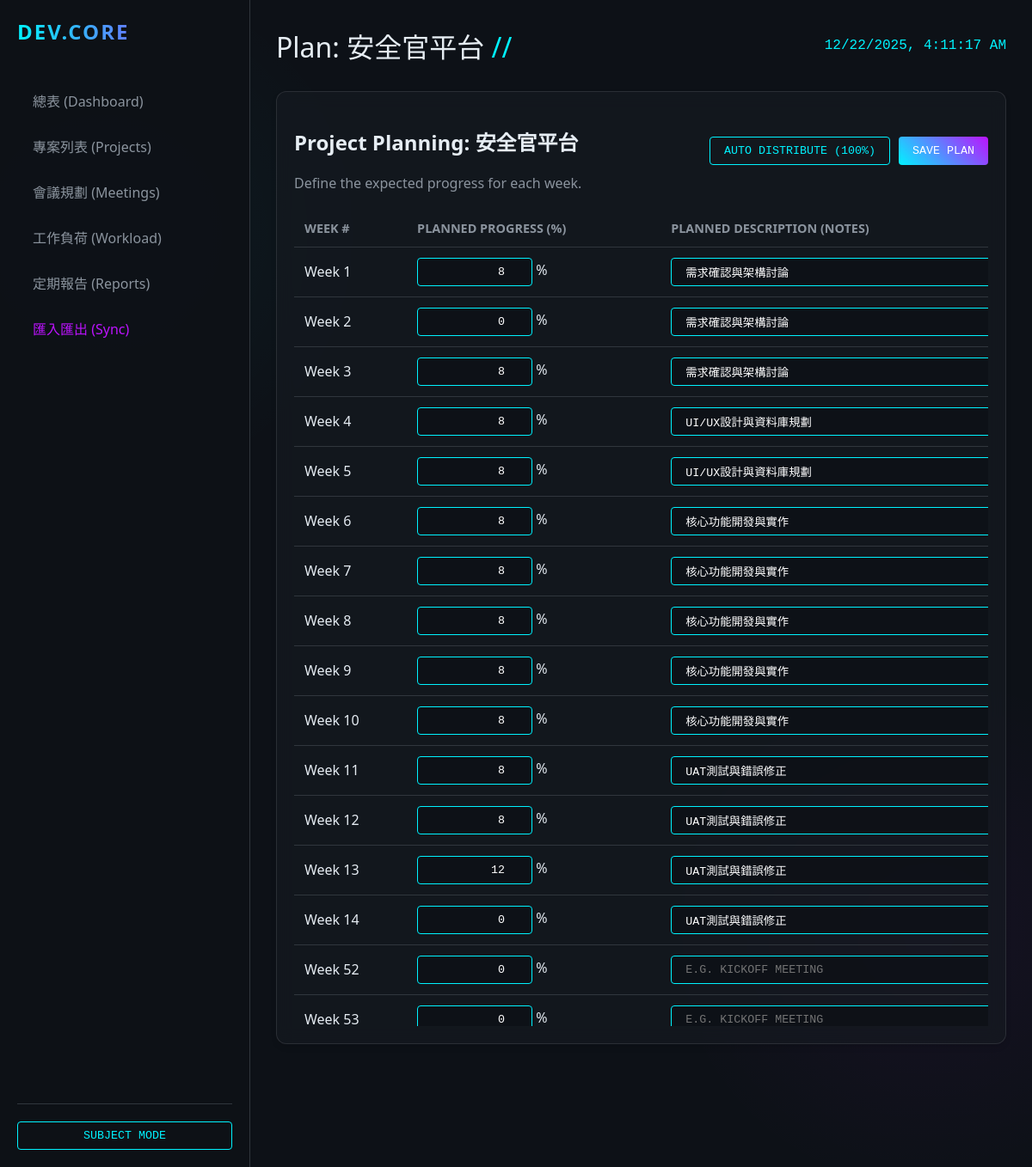
The app's page /projects/2/planning with its own data.
### app/models.py (models this page shows)
class Project(Base):
    __tablename__ = "projects"
    id = Column(Integer, primary_key=True, index=True)
    name = Column(String, index=True)
    cft_unit = Column(String, index=True)  # Which CFT requested it
    request_unit = Column(String, nullable=True) # Demand Contact Unit
    year = Column(Integer, index=True)
    duration_weeks = Column(Integer, default=12) # New field
    status = Column(String, default="Planning") # Planning, Development, Testing, Complete
    progress = Column(Integer, default=0) # 0-100
    description = Column(Text, nullable=True)
    start_date = Column(Date, nullable=True)
    end_date = Column(Date, nullable=True)
    closure_date = Column(Date, nullable=True) # Date moved to maintenance
    kickoff_date = Column(Date, nullable=True)
    meeting_day = Column(String, nullable=True) # Mon, Tue, Wed, Thu, Fri
    meeting_time = Column(String, nullable=True) # HH:MM
    lead_engineer_id = Column(Integer, ForeignKey("engineers.id"), nullable=True)
    lead_engineer = relationship("Engineer", back_populates="projects")
    updates = relationship("ProjectUpdate", back_populates="project", cascade="all, delete-orphan")
    weekly_progress = relationship("WeeklyProgress", back_populates="project", cascade="all, delete-orphan")
    logs = relationship("ProjectLog", back_populates="project", order_by="desc(ProjectLog.created_at)", cascade="all, delete-orphan")
    maintenance_logs = relationship("MaintenanceLog", back_populates="project", order_by="desc(MaintenanceLog.log_date)", cascade="all, delete-orphan")

class WeeklyProgress(Base):
    __tablename__ = "weekly_progress"
    id = Column(Integer, primary_key=True, index=True)
    project_id = Column(Integer, ForeignKey("projects.id"))
    week_number = Column(Integer)
    year = Column(Integer)
    planned_progress = Column(Integer, default=0) # Percentage 0-100
    actual_progress = Column(Integer, default=0) # Percentage 0-100
    planned_description = Column(String)
    actual_description = Column(String, nullable=True)
    actual_hours = Column(Float, default=0.0)
    meeting_date = Column(Date, nullable=True) # Actual date of the meeting/log
    meeting_id = Column(Integer, ForeignKey("meetings.id"), nullable=True) # Linked meeting for verification
    project = relationship("Project", back_populates="weekly_progress")
    meeting = relationship("Meeting")

### app/main.py (the view)
@app.get("/projects/{project_id}/planning", response_class=HTMLResponse)
async def project_planning(request: Request, project_id: int, db: Session = Depends(get_db)):
    project = db.query(models.Project).filter(models.Project.id == project_id).first()
    if not project:
         return HTMLResponse("Project not found", status_code=404)
    weekly_data = db.query(models.WeeklyProgress).filter(models.WeeklyProgress.project_id == project_id).order_by(models.WeeklyProgress.week_number).all()
    safe_weekly_data = []
    for w in weekly_data:
        d = w.__dict__.copy()
        if "_sa_instance_state" in d:
            del d["_sa_instance_state"]
        safe_weekly_data.append(d)
    return templates.TemplateResponse("project_planning.html", {
        "request": request,
        "page_title": f"Plan: {project.name}",
        "project": project,
        "weekly_data": safe_weekly_data
    })

### templates/project_planning.html (shortened to what this page needs)
{% extends "base.html" %}
{% block content %}
<div class="card">
    <div style="display: flex; justify-content: space-between; align-items: center; margin-bottom: 20px;">
        <div>
            <h2>Project Planning: {{ project.name }}</h2>
            <div style="color: var(--text-secondary);">Define the expected progress for each week.</div>
        </div>
        <div style="gap: 10px; display: flex;">
            <button class="btn" onclick="autoDistribute()">Auto Distribute (100%)</button>
            <button class="btn btn-primary" onclick="savePlan()">Save Plan</button>
        </div>
    </div>
    <div style="max-height: 70vh; overflow-y: auto;">
        <table id="planningTable">
            <thead>
                <tr>
                    <th>Week #</th>
                    <th>Planned Progress (%)</th>
                    <th>Planned Description (Notes)</th>
                </tr>
            </thead>
            <tbody>
                {% for week in weekly_data %}
                <tr data-week="{{ week.week_number }}" data-year="{{ week.year }}">
                    <td>Week {{ week.week_number }}</td>
                    <td>
                        <input type="number" class="plan-input btn" style="width: 100px; text-align: right;"
                            value="{{ week.planned_progress }}" min="0" max="100"> %
                    </td>
                    <td>
                        <input type="text" class="plan-desc-input btn" style="width: 100%; text-align: left;"
                            value="{{ week.planned_description or '' }}" placeholder="e.g. Kickoff meeting">
                    </td>
                </tr>
                {% endfor %}
            </tbody>
        </table>
    </div>
</div>
{% endblock %}

### static/css/style.css (style rules this page uses)
:root { --bg-color: #0d1117; --card-bg: rgba(22, 27, 34, 0.7); --text-primary: #e6edf3; --text-secondary: #8b949e; --accent-cyan: #00f3ff; --accent-purple: #bc13fe; --border-color: #30363d; --glass-border: 1px solid rgba(255, 255, 255, 0.1); }
body { background-color: var(--bg-color); color: var(--text-primary); font-family: 'Segoe UI', Roboto, Helvetica, Arial, sans-serif; margin: 0; padding: 0; overflow-x: hidden; background-image: radial-gradient(circle at 10% 20%, rgba(0, 243, 255, 0.05) 0%, transparent 20%), radial-gradient(circle at 90% 80%, rgba(188, 19, 254, 0.05) 0%, transparent 20%); }
.card { background: var(--card-bg); border: var(--glass-border); border-radius: 12px; padding: 20px; backdrop-filter: blur(10px); margin-bottom: 20px; box-shadow: 0 4px 6px rgba(0, 0, 0, 0.1); }
.btn { background: transparent; border: 1px solid var(--accent-cyan); color: var(--accent-cyan); padding: 8px 16px; border-radius: 4px; cursor: pointer; transition: all 0.3s ease; font-family: 'Courier New', monospace; text-transform: uppercase; }
.btn-primary { background: linear-gradient(45deg, var(--accent-cyan), var(--accent-purple)); border: none; color: white; }
table { width: 100%; border-collapse: collapse; }
th, td { padding: 12px; text-align: left; border-bottom: 1px solid var(--border-color); }
th { color: var(--text-secondary); font-size: 0.9em; text-transform: uppercase; }
input, textarea, select { background-color: rgba(13, 17, 23, 0.8) !important; color: #ffffff !important; border: 1px solid var(--accent-cyan); padding: 8px; border-radius: 4px; font-family: inherit; }

### records on screen
Project: name "安全官平台"
WeeklyProgress: week_number "1", planned_progress "8", planned_description "需求確認與架構討論"
WeeklyProgress: week_number "2", planned_progress "0", planned_description "需求確認與架構討論"
WeeklyProgress: week_number "3", planned_progress "8", planned_description "需求確認與架構討論"
WeeklyProgress: week_number "4", planned_progress "8", planned_description "UI/UX設計與資料庫規劃"
WeeklyProgress: week_number "5", planned_progress "8", planned_description "UI/UX設計與資料庫規劃"
WeeklyProgress: week_number "6", planned_progress "8", planned_description "核心功能開發與實作"
WeeklyProgress: week_number "7", planned_progress "8", planned_description "核心功能開發與實作"
WeeklyProgress: week_number "8", planned_progress "8", planned_description "核心功能開發與實作"
WeeklyProgress: week_number "9", planned_progress "8", planned_description "核心功能開發與實作"
WeeklyProgress: week_number "10", planned_progress "8", planned_description "核心功能開發與實作"
WeeklyProgress: week_number "11", planned_progress "8", planned_description "UAT測試與錯誤修正"
WeeklyProgress: week_number "12", planned_progress "8", planned_description "UAT測試與錯誤修正"
WeeklyProgress: week_number "13", planned_progress "12", planned_description "UAT測試與錯誤修正"
WeeklyProgress: week_number "14", planned_progress "0", planned_description "UAT測試與錯誤修正"
WeeklyProgress: week_number "52", planned_progress "0"
WeeklyProgress: week_number "53", planned_progress "0"

### other values on screen
{{ page_title }} "Plan: 安全官平台"
